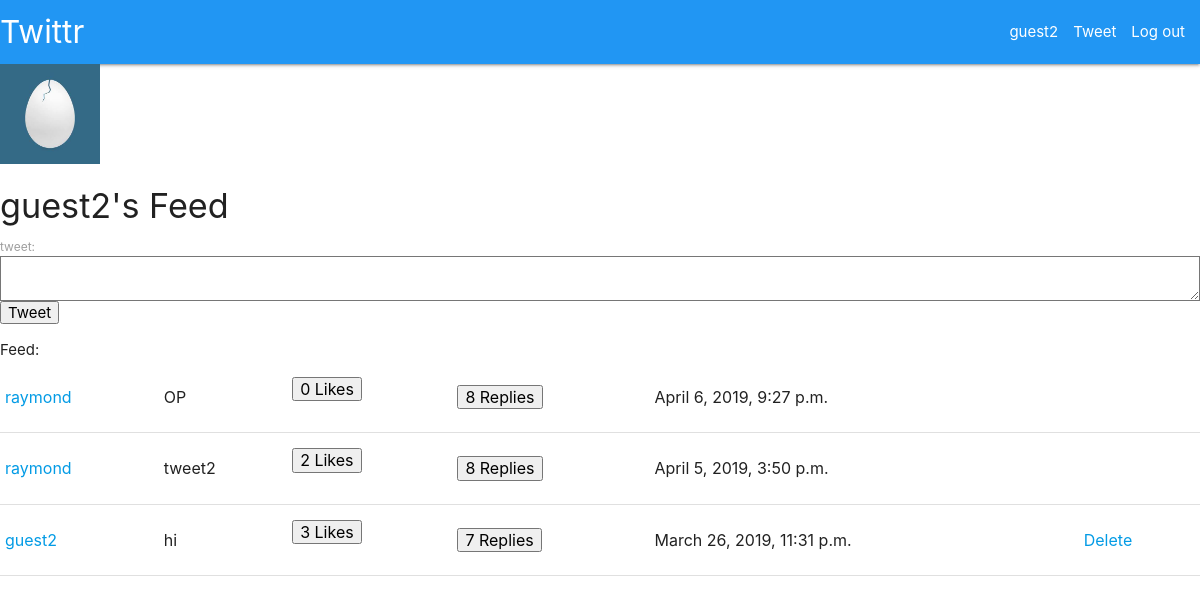
The app's page / (signed in), older data.
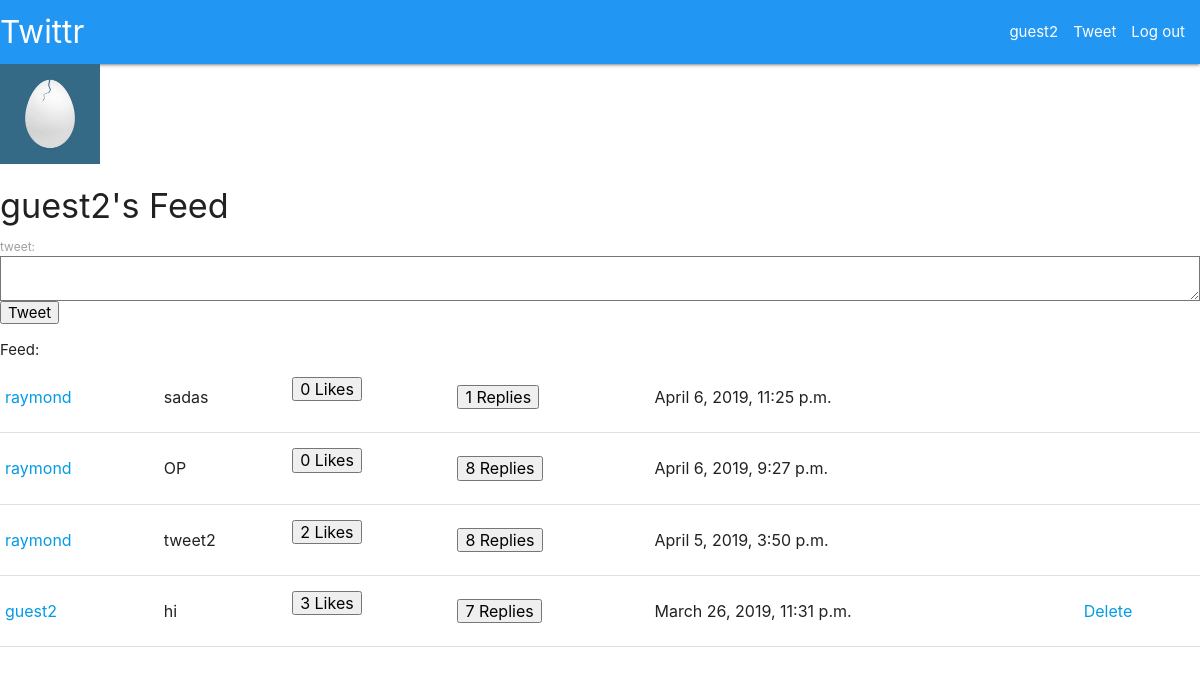
The same page, newer data.
### feed/models.py (models this page shows, shortened)
class Tweet(models.Model):
    tweet_content = models.CharField(max_length=280)
    tweet_author = models.ForeignKey(User, on_delete=models.CASCADE)
    date_posted = models.DateTimeField()

### feed/views.py (the view, shortened to what this page needs)
# urls.py: path('', views.index, name='index'),
def index(request):
    username = None
    user = None
    if request.user.is_authenticated:
        username = request.user.username
        user = User.objects.get(username=username)
    else:
        return redirect('/login')
    tweet_form = TweetForm()
    following = Follower.objects.select_related().filter(follower=user)
    feed_tweets = Tweet.objects.none()
    for follow in following:
        tweets = Tweet.objects.select_related().filter(tweet_author=follow.followed)
        feed_tweets = feed_tweets | tweets
    feed_tweets = feed_tweets | Tweet.objects.select_related().filter(tweet_author=user)
    feed_tweets = feed_tweets.order_by('-date_posted')
    return render(request, 'feed/feed.html', {'tweet_form': tweet_form, 'feed_tweets': feed_tweets})

### feed/forms.py
class TweetForm(forms.Form):
    tweet = forms.CharField(label='tweet', max_length=240, widget=forms.Textarea)

### feed/templates/feed/feed.html (shortened to what this page needs)
{% extends 'feed/base.html' %}
{% load static %}
{% block content %}
{% if user.is_authenticated %}
  {% if user.profile.picture %}
    <img src="{{ user.profile.picture.url }}" width=100 />
  {% else %}
    <img src="{% static 'feed/images/twittr_egg.jpg' %}" width=100 />
  {% endif %}
  <h4>{{ user.username }}'s Feed</h4>
  <form method="POST">
    {{ tweet_form }}
    <button type="submit">Tweet</button>
  </form>
{% else %}
  <p>Log in or Register!</p>
{% endif %}
{% if feed_tweets %}
<table class="highlight">
  {% for tweet in feed_tweets %}
      <tr>
        <td>
          <a href="/{{ tweet.tweet_author }}">
            {{ tweet.tweet_author }}
          </a>
        </td>
        <td>
          {{ tweet.tweet_content }}
        </td>
        <td>
          <form method="POST">
            <button type="submit" class="" name="like" value="{{ tweet.pk }}">
              {{ tweet.like_set.all.count }} Likes
            </button>
          </form>
        </td>
        <td>
          <button data-target="tweet{{ tweet.pk }}" class="modal-trigger">
            {{ tweet.reply_set.all.count }} Replies
          </button>
        </td>
        <td>
          {{ tweet.date_posted }}
        </td>
        {% if tweet.tweet_author == user %}
        <td>
          <a href="/delete/{{ tweet.pk }}/feed">
            Delete
          </a>
        </td>
        {% endif %}
      </tr>
  {% endfor %}
</table>
{% endif %}
{% endblock %}

Row changes from the older to the newer data that the page shows:
added Tweet: tweet_author "raymond", tweet_content "sadas", like_set.all.count "0", reply_set.all.count "1", date_posted "April 6, 2019, 11:25 p.m."
